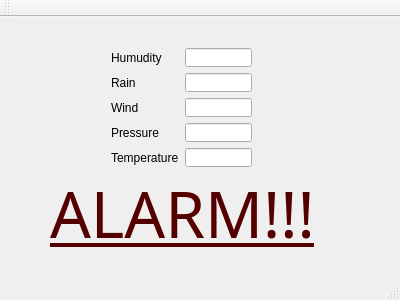
<?xml version="1.0" encoding="UTF-8"?>
<ui version="4.0">
 <class>MainWindow</class>
 <widget class="QMainWindow" name="MainWindow">
  <property name="geometry">
   <rect>
    <x>0</x>
    <y>0</y>
    <width>400</width>
    <height>300</height>
   </rect>
  </property>
  <property name="windowTitle">
   <string>MainWindow</string>
  </property>
  <widget class="QWidget" name="centralWidget">
   <widget class="QLabel" name="alarm">
    <property name="enabled">
     <bool>false</bool>
    </property>
    <property name="geometry">
     <rect>
      <x>50</x>
      <y>160</y>
      <width>291</width>
      <height>71</height>
     </rect>
    </property>
    <property name="palette">
     <palette>
      <active>
       <colorrole role="WindowText">
        <brush brushstyle="SolidPattern">
         <color alpha="255">
          <red>0</red>
          <green>0</green>
          <blue>0</blue>
         </color>
        </brush>
       </colorrole>
       <colorrole role="Button">
        <brush brushstyle="SolidPattern">
         <color alpha="255">
          <red>170</red>
          <green>0</green>
          <blue>0</blue>
         </color>
        </brush>
       </colorrole>
       <colorrole role="Light">
        <brush brushstyle="SolidPattern">
         <color alpha="255">
          <red>255</red>
          <green>0</green>
          <blue>0</blue>
         </color>
        </brush>
       </colorrole>
       <colorrole role="Midlight">
        <brush brushstyle="SolidPattern">
         <color alpha="255">
          <red>212</red>
          <green>0</green>
          <blue>0</blue>
         </color>
        </brush>
       </colorrole>
       <colorrole role="Dark">
        <brush brushstyle="SolidPattern">
         <color alpha="255">
          <red>85</red>
          <green>0</green>
          <blue>0</blue>
         </color>
        </brush>
       </colorrole>
       <colorrole role="Mid">
        <brush brushstyle="SolidPattern">
         <color alpha="255">
          <red>113</red>
          <green>0</green>
          <blue>0</blue>
         </color>
        </brush>
       </colorrole>
       <colorrole role="Text">
        <brush brushstyle="SolidPattern">
         <color alpha="255">
          <red>0</red>
          <green>0</green>
          <blue>0</blue>
         </color>
        </brush>
       </colorrole>
       <colorrole role="BrightText">
        <brush brushstyle="SolidPattern">
         <color alpha="255">
          <red>255</red>
          <green>255</green>
          <blue>255</blue>
         </color>
        </brush>
       </colorrole>
       <colorrole role="ButtonText">
        <brush brushstyle="SolidPattern">
         <color alpha="255">
          <red>0</red>
          <green>0</green>
          <blue>0</blue>
         </color>
        </brush>
       </colorrole>
       <colorrole role="Base">
        <brush brushstyle="SolidPattern">
         <color alpha="255">
          <red>255</red>
          <green>255</green>
          <blue>255</blue>
         </color>
        </brush>
       </colorrole>
       <colorrole role="Window">
        <brush brushstyle="SolidPattern">
         <color alpha="255">
          <red>170</red>
          <green>0</green>
          <blue>0</blue>
         </color>
        </brush>
       </colorrole>
       <colorrole role="Shadow">
        <brush brushstyle="SolidPattern">
         <color alpha="255">
          <red>0</red>
          <green>0</green>
          <blue>0</blue>
         </color>
        </brush>
       </colorrole>
       <colorrole role="AlternateBase">
        <brush brushstyle="SolidPattern">
         <color alpha="255">
          <red>212</red>
          <green>127</green>
          <blue>127</blue>
         </color>
        </brush>
       </colorrole>
       <colorrole role="ToolTipBase">
        <brush brushstyle="SolidPattern">
         <color alpha="255">
          <red>255</red>
          <green>255</green>
          <blue>220</blue>
         </color>
        </brush>
       </colorrole>
       <colorrole role="ToolTipText">
        <brush brushstyle="SolidPattern">
         <color alpha="255">
          <red>0</red>
          <green>0</green>
          <blue>0</blue>
         </color>
        </brush>
       </colorrole>
      </active>
      <inactive>
       <colorrole role="WindowText">
        <brush brushstyle="SolidPattern">
         <color alpha="255">
          <red>0</red>
          <green>0</green>
          <blue>0</blue>
         </color>
        </brush>
       </colorrole>
       <colorrole role="Button">
        <brush brushstyle="SolidPattern">
         <color alpha="255">
          <red>170</red>
          <green>0</green>
          <blue>0</blue>
         </color>
        </brush>
       </colorrole>
       <colorrole role="Light">
        <brush brushstyle="SolidPattern">
         <color alpha="255">
          <red>255</red>
          <green>0</green>
          <blue>0</blue>
         </color>
        </brush>
       </colorrole>
       <colorrole role="Midlight">
        <brush brushstyle="SolidPattern">
         <color alpha="255">
          <red>212</red>
          <green>0</green>
          <blue>0</blue>
         </color>
        </brush>
       </colorrole>
       <colorrole role="Dark">
        <brush brushstyle="SolidPattern">
         <color alpha="255">
          <red>85</red>
          <green>0</green>
          <blue>0</blue>
         </color>
        </brush>
       </colorrole>
       <colorrole role="Mid">
        <brush brushstyle="SolidPattern">
         <color alpha="255">
          <red>113</red>
          <green>0</green>
          <blue>0</blue>
         </color>
        </brush>
       </colorrole>
       <colorrole role="Text">
        <brush brushstyle="SolidPattern">
         <color alpha="255">
          <red>0</red>
          <green>0</green>
          <blue>0</blue>
         </color>
        </brush>
       </colorrole>
       <colorrole role="BrightText">
        <brush brushstyle="SolidPattern">
         <color alpha="255">
          <red>255</red>
          <green>255</green>
          <blue>255</blue>
         </color>
        </brush>
       </colorrole>
       <colorrole role="ButtonText">
        <brush brushstyle="SolidPattern">
         <color alpha="255">
          <red>0</red>
          <green>0</green>
          <blue>0</blue>
         </color>
        </brush>
       </colorrole>
       <colorrole role="Base">
        <brush brushstyle="SolidPattern">
         <color alpha="255">
          <red>255</red>
          <green>255</green>
          <blue>255</blue>
         </color>
        </brush>
       </colorrole>
       <colorrole role="Window">
        <brush brushstyle="SolidPattern">
         <color alpha="255">
          <red>170</red>
          <green>0</green>
          <blue>0</blue>
         </color>
        </brush>
       </colorrole>
       <colorrole role="Shadow">
        <brush brushstyle="SolidPattern">
         <color alpha="255">
          <red>0</red>
          <green>0</green>
          <blue>0</blue>
         </color>
        </brush>
       </colorrole>
       <colorrole role="AlternateBase">
        <brush brushstyle="SolidPattern">
         <color alpha="255">
          <red>212</red>
          <green>127</green>
          <blue>127</blue>
         </color>
        </brush>
       </colorrole>
       <colorrole role="ToolTipBase">
        <brush brushstyle="SolidPattern">
         <color alpha="255">
          <red>255</red>
          <green>255</green>
          <blue>220</blue>
         </color>
        </brush>
       </colorrole>
       <colorrole role="ToolTipText">
        <brush brushstyle="SolidPattern">
         <color alpha="255">
          <red>0</red>
          <green>0</green>
          <blue>0</blue>
         </color>
        </brush>
       </colorrole>
      </inactive>
      <disabled>
       <colorrole role="WindowText">
        <brush brushstyle="SolidPattern">
         <color alpha="255">
          <red>85</red>
          <green>0</green>
          <blue>0</blue>
         </color>
        </brush>
       </colorrole>
       <colorrole role="Button">
        <brush brushstyle="SolidPattern">
         <color alpha="255">
          <red>170</red>
          <green>0</green>
          <blue>0</blue>
         </color>
        </brush>
       </colorrole>
       <colorrole role="Light">
        <brush brushstyle="SolidPattern">
         <color alpha="255">
          <red>255</red>
          <green>0</green>
          <blue>0</blue>
         </color>
        </brush>
       </colorrole>
       <colorrole role="Midlight">
        <brush brushstyle="SolidPattern">
         <color alpha="255">
          <red>212</red>
          <green>0</green>
          <blue>0</blue>
         </color>
        </brush>
       </colorrole>
       <colorrole role="Dark">
        <brush brushstyle="SolidPattern">
         <color alpha="255">
          <red>85</red>
          <green>0</green>
          <blue>0</blue>
         </color>
        </brush>
       </colorrole>
       <colorrole role="Mid">
        <brush brushstyle="SolidPattern">
         <color alpha="255">
          <red>113</red>
          <green>0</green>
          <blue>0</blue>
         </color>
        </brush>
       </colorrole>
       <colorrole role="Text">
        <brush brushstyle="SolidPattern">
         <color alpha="255">
          <red>85</red>
          <green>0</green>
          <blue>0</blue>
         </color>
        </brush>
       </colorrole>
       <colorrole role="BrightText">
        <brush brushstyle="SolidPattern">
         <color alpha="255">
          <red>255</red>
          <green>255</green>
          <blue>255</blue>
         </color>
        </brush>
       </colorrole>
       <colorrole role="ButtonText">
        <brush brushstyle="SolidPattern">
         <color alpha="255">
          <red>85</red>
          <green>0</green>
          <blue>0</blue>
         </color>
        </brush>
       </colorrole>
       <colorrole role="Base">
        <brush brushstyle="SolidPattern">
         <color alpha="255">
          <red>170</red>
          <green>0</green>
          <blue>0</blue>
         </color>
        </brush>
       </colorrole>
       <colorrole role="Window">
        <brush brushstyle="SolidPattern">
         <color alpha="255">
          <red>170</red>
          <green>0</green>
          <blue>0</blue>
         </color>
        </brush>
       </colorrole>
       <colorrole role="Shadow">
        <brush brushstyle="SolidPattern">
         <color alpha="255">
          <red>0</red>
          <green>0</green>
          <blue>0</blue>
         </color>
        </brush>
       </colorrole>
       <colorrole role="AlternateBase">
        <brush brushstyle="SolidPattern">
         <color alpha="255">
          <red>170</red>
          <green>0</green>
          <blue>0</blue>
         </color>
        </brush>
       </colorrole>
       <colorrole role="ToolTipBase">
        <brush brushstyle="SolidPattern">
         <color alpha="255">
          <red>255</red>
          <green>255</green>
          <blue>220</blue>
         </color>
        </brush>
       </colorrole>
       <colorrole role="ToolTipText">
        <brush brushstyle="SolidPattern">
         <color alpha="255">
          <red>0</red>
          <green>0</green>
          <blue>0</blue>
         </color>
        </brush>
       </colorrole>
      </disabled>
     </palette>
    </property>
    <property name="font">
     <font>
      <family>Microsoft YaHei</family>
      <pointsize>48</pointsize>
      <weight>50</weight>
      <bold>false</bold>
      <underline>true</underline>
     </font>
    </property>
    <property name="text">
     <string>ALARM!!!</string>
    </property>
   </widget>
   <widget class="QWidget" name="">
    <property name="geometry">
     <rect>
      <x>100</x>
      <y>20</y>
      <width>163</width>
      <height>141</height>
     </rect>
    </property>
    <layout class="QFormLayout" name="formLayout">
     <item row="0" column="0">
      <widget class="QLabel" name="label">
       <property name="text">
        <string>Humudity</string>
       </property>
      </widget>
     </item>
     <item row="0" column="1">
      <widget class="QLineEdit" name="humValue">
       <property name="readOnly">
        <bool>true</bool>
       </property>
      </widget>
     </item>
     <item row="1" column="0">
      <widget class="QLabel" name="label_2">
       <property name="text">
        <string>Rain</string>
       </property>
      </widget>
     </item>
     <item row="1" column="1">
      <widget class="QLineEdit" name="rainValue">
       <property name="readOnly">
        <bool>true</bool>
       </property>
      </widget>
     </item>
     <item row="2" column="0">
      <widget class="QLabel" name="label_3">
       <property name="text">
        <string>Wind</string>
       </property>
      </widget>
     </item>
     <item row="2" column="1">
      <widget class="QLineEdit" name="windValue">
       <property name="readOnly">
        <bool>true</bool>
       </property>
      </widget>
     </item>
     <item row="3" column="0">
      <widget class="QLabel" name="label_5">
       <property name="text">
        <string>Pressure</string>
       </property>
      </widget>
     </item>
     <item row="3" column="1">
      <widget class="QLineEdit" name="pressureValue">
       <property name="readOnly">
        <bool>true</bool>
       </property>
      </widget>
     </item>
     <item row="4" column="0">
      <widget class="QLabel" name="label_6">
       <property name="text">
        <string>Temperature</string>
       </property>
      </widget>
     </item>
     <item row="4" column="1">
      <widget class="QLineEdit" name="tempValue">
       <property name="readOnly">
        <bool>true</bool>
       </property>
      </widget>
     </item>
    </layout>
   </widget>
  </widget>
  <widget class="QMenuBar" name="menuBar">
   <property name="geometry">
    <rect>
     <x>0</x>
     <y>0</y>
     <width>400</width>
     <height>20</height>
    </rect>
   </property>
  </widget>
  <widget class="QToolBar" name="mainToolBar">
   <attribute name="toolBarArea">
    <enum>TopToolBarArea</enum>
   </attribute>
   <attribute name="toolBarBreak">
    <bool>false</bool>
   </attribute>
  </widget>
  <widget class="QStatusBar" name="statusBar"/>
 </widget>
 <layoutdefault spacing="6" margin="11"/>
 <resources/>
 <connections/>
</ui>
